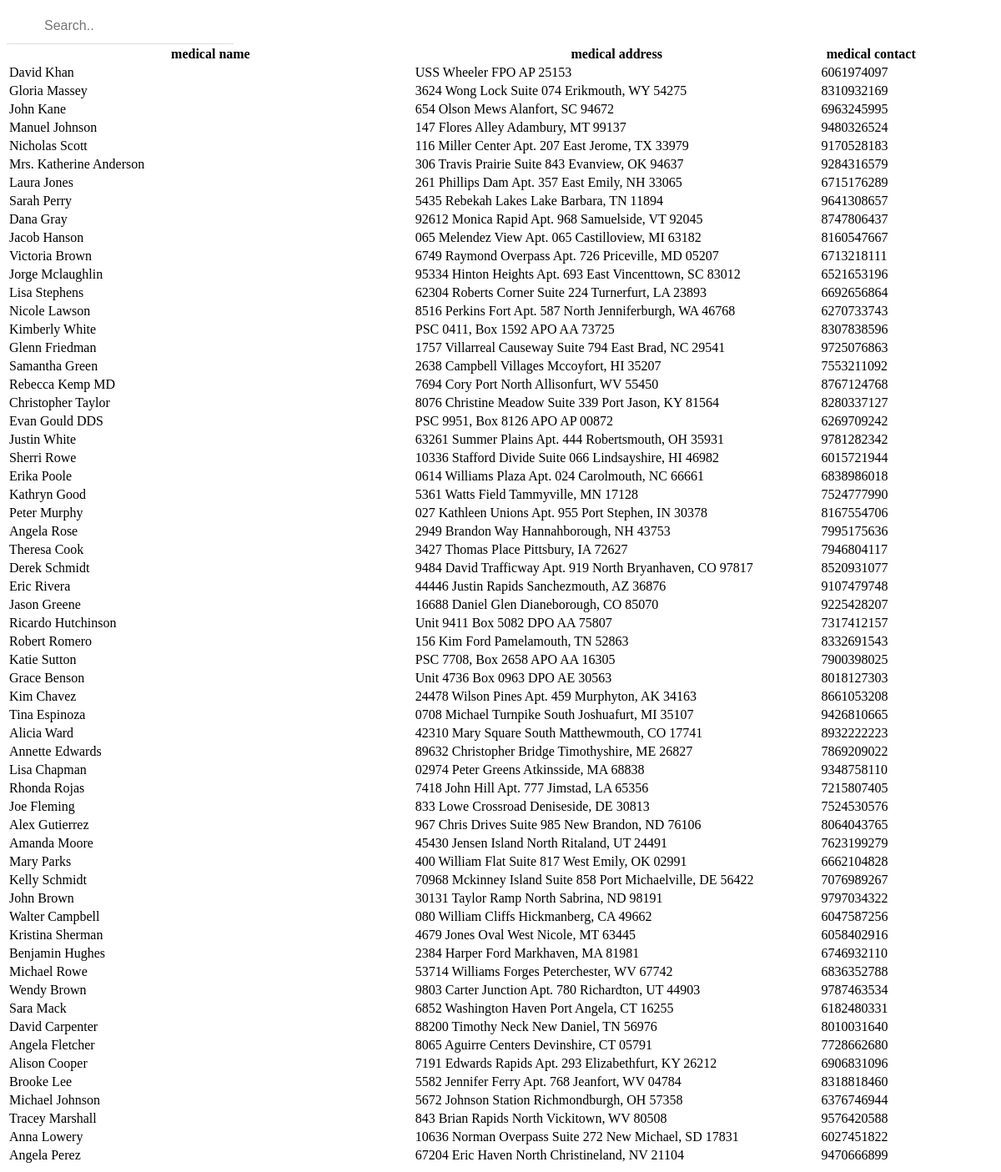
/medical/list/, run on an earlier commit of the app's database.
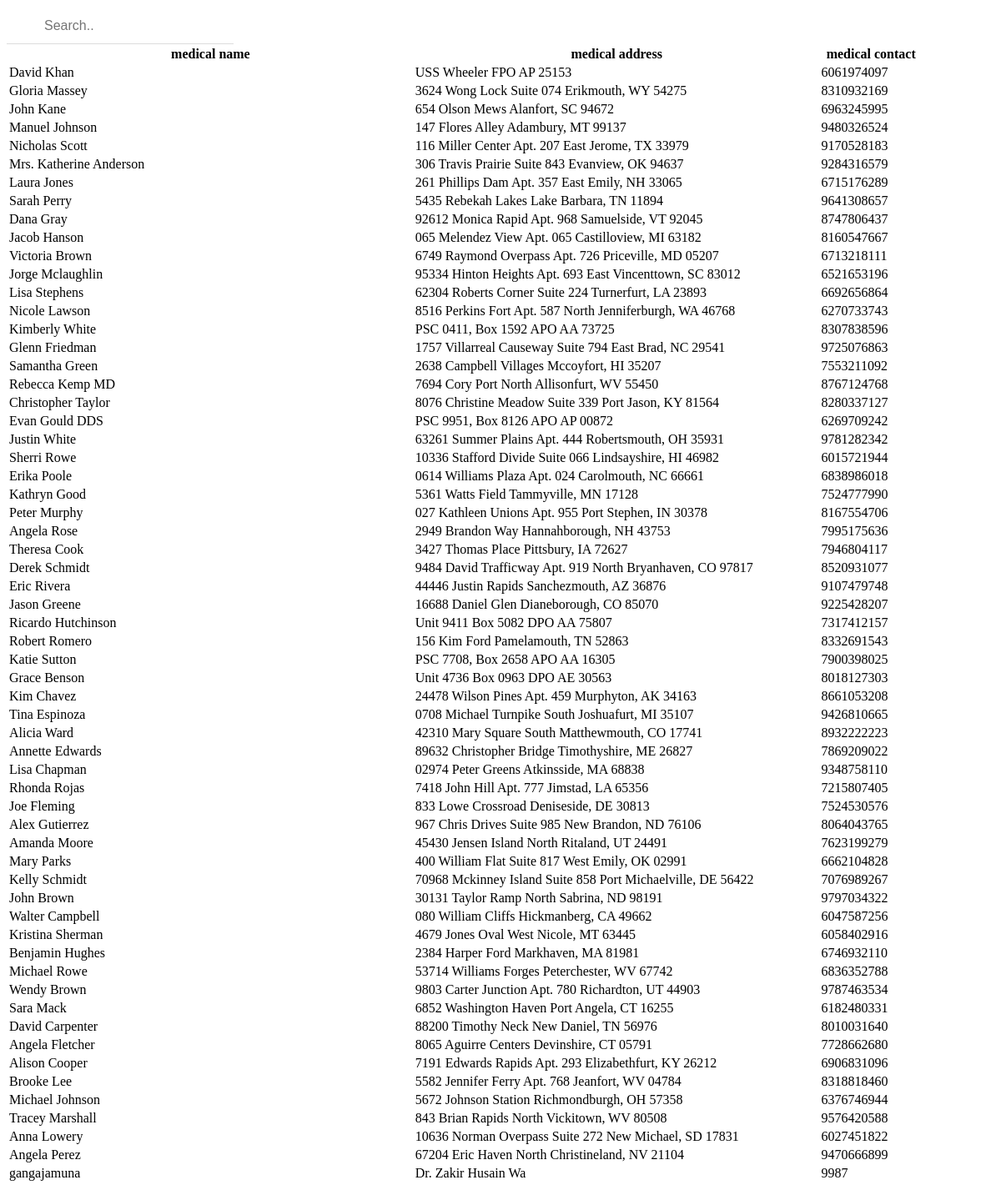
And on a later commit of the database.
### medicalapp/models.py (models this page shows)
class Medical(models.Model):
    choice = (('yes','yes'),('no','no'))
    medical_name=models.CharField(max_length=20)
    medical_address=models.CharField(max_length=20)
    online_delivery=models.CharField(max_length=20,default='no',choices=choice)
    medical_contact=models.IntegerField()
    medical_email=models.EmailField(unique = True)
    medical_password=models.CharField(max_length=50)
    medicine_file=models.FileField(upload_to='medical/file',null=True)

### medicalapp/views.py (the view)
# urls.py: path('list/',views.MedicalView.as_view()),
class MedicalView(ListView):
    model = Medical
    template_name = 'medicalapp/medical_list.html'
    context_object_name = 'all_search_results'
    def get_queryset(self):
       result = super(MedicalView, self).get_queryset()
       query = self.request.GET.get('search')
       result = Medical.objects.all()
       return result

### medicalapp/templates/medicalapp/medical_list.html (shortened to what this page needs)
<!DOCTYPE html>
<html>
<head>
</head>
<body>
    <input type="text" placeholder="Search.." id="myInput" onkeyup="searchFun()">
    <table id='myTable'>
      <tr class='header'>
        <th style="width:40%;">medical name</th>
        <th style="width:40%;">medical address</th>
        <th style="width:10%;">medical contact</th>
      </tr>
            {% for result in all_search_results %}
            <tr>
              <td>{{result.medical_name}}</td>
              <td>{{result.medical_address}}</td>
              <td>{{result.medical_contact}}</td>
            </tr>
            {% endfor %}
    </table>
</body>
</html>

### medicalapp/templates/medicalapp/medical_list.html (style rules this page uses)
#myInput { box-sizing: border-box; background-image: url('searchicon.png'); background-position: 14px 12px; background-repeat: no-repeat; font-size: 16px; padding: 14px 20px 12px 45px; border: none; border-bottom: 1px solid #ddd; }

What changed in the data, as far as the page shows it:
added Medical: medical_name "gangajamuna", medical_address "Dr. Zakir Husain Wa", medical_contact "9987"
